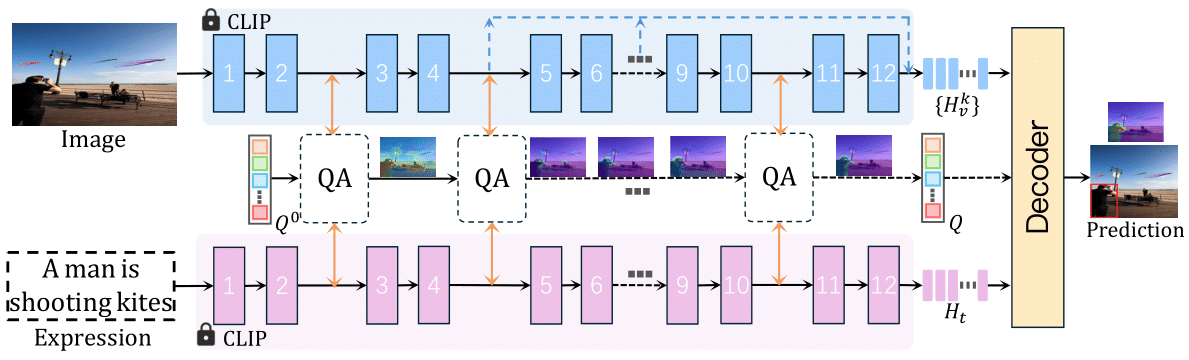
#> input picture framework.png, 1189 x 360 px
$ python -i randaugment.py   (imports and definitions only)
#> lines starting #> are read from the running program, lines starting #| are printed output that depends on the picture
#> further down, picture is the input picture: shape (360, 1189, 3); mean B, G, R 230.6, 221.1, 221.2
import cv2
import numpy as np


## aug functions
def identity_func(img):
    return img


def autocontrast_func(img, cutoff=0):
    '''
        same output as PIL.ImageOps.autocontrast
    '''
    n_bins = 256

    def tune_channel(ch):
        n = ch.size
#> n = 428040
        cut = cutoff * n // 100
#> cut = 0
        if cut == 0:
            high, low = ch.max(), ch.min()
#> high = 255; low = 0
        else:
            hist = cv2.calcHist([ch], [0], None, [n_bins], [0, n_bins])
            low = np.argwhere(np.cumsum(hist) > cut)
            low = 0 if low.shape[0] == 0 else low[0]
            high = np.argwhere(np.cumsum(hist[::-1]) > cut)
            high = n_bins - 1 if high.shape[0] == 0 else n_bins - 1 - high[0]
        if high <= low:
            table = np.arange(n_bins)
        else:
            scale = (n_bins - 1) / (high - low)
#> scale = 1
            offset = -low * scale
#> offset = 0
            table = np.arange(n_bins) * scale + offset
#> table = 256 values from 0 to 255
            table[table < 0] = 0
            table[table > n_bins - 1] = n_bins - 1
        table = table.clip(0, 255).astype(np.uint8)
        return table[ch]
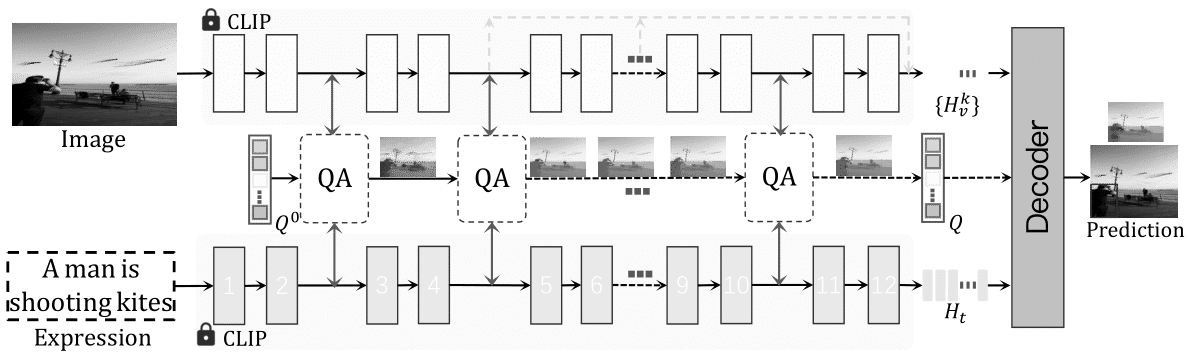
#> returned value: shape (360, 1189); min 0, max 255, mean 230.6

    channels = [tune_channel(ch) for ch in cv2.split(img)]
#> in tune_channel (call 2), `return table[ch]`:
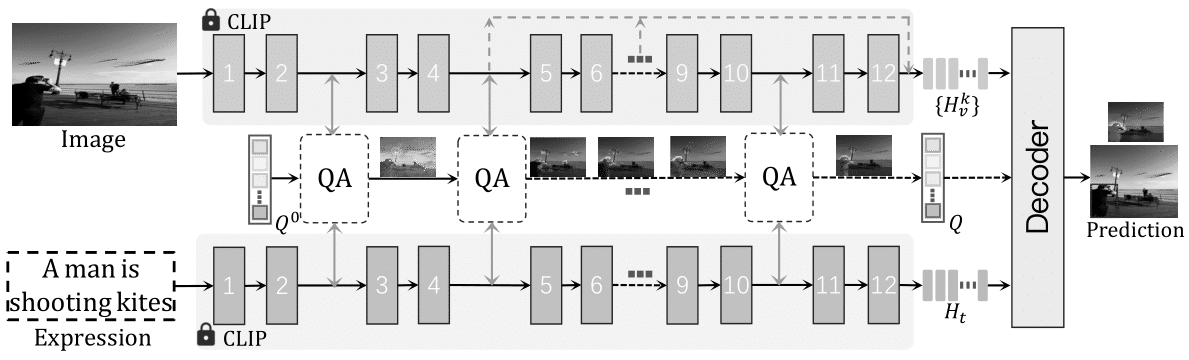
#> returned value: shape (360, 1189); min 0, max 255, mean 221.1
#> in tune_channel (call 3), `return table[ch]`:
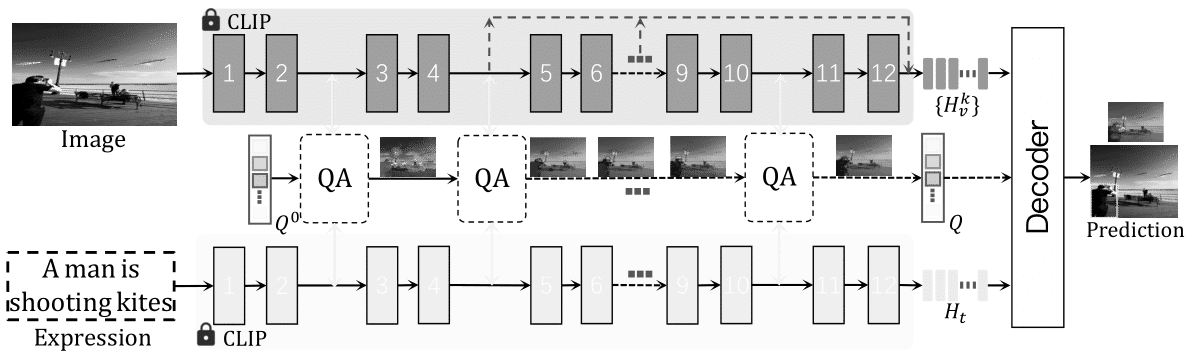
#> returned value: shape (360, 1189); min 0, max 255, mean 221.2
#> channels = 3 items
    out = cv2.merge(channels)
    return out


# [162 lines left out: functions equalize_func, rotate_func, solarize_func, color_func, contrast_func, brightness_func and 7 more, not called in this run]


### level to args
def enhance_level_to_args(MAX_LEVEL):
    def level_to_args(level):
        return ((level / MAX_LEVEL) * 1.8 + 0.1,)
    return level_to_args


def shear_level_to_args(MAX_LEVEL, replace_value):
    # [4 lines left out: function level_to_args, not called in this run]

    return level_to_args


def translate_level_to_args(translate_const, MAX_LEVEL, replace_value):
    # [4 lines left out: function level_to_args, not called in this run]

    return level_to_args


# [6 lines left out: function cutout_level_to_args, not called in this run]


def solarize_level_to_args(MAX_LEVEL):
    def level_to_args(level):
        level = int((level / MAX_LEVEL) * 256)
        return (level, )
    return level_to_args


def none_level_to_args(level):
    return ()


def posterize_level_to_args(MAX_LEVEL):
    def level_to_args(level):
        level = int((level / MAX_LEVEL) * 4)
        return (level, )
    return level_to_args


def rotate_level_to_args(MAX_LEVEL, replace_value):
    # [5 lines left out: function level_to_args, not called in this run]

    return level_to_args


func_dict = {
    'Identity': identity_func,
    'AutoContrast': autocontrast_func,
    'Equalize': equalize_func,
    'Rotate': rotate_func,
    'Solarize': solarize_func,
    'Color': color_func,
    'Contrast': contrast_func,
    'Brightness': brightness_func,
    'Sharpness': sharpness_func,
    'ShearX': shear_x_func,
    'TranslateX': translate_x_func,
    'TranslateY': translate_y_func,
    'Posterize': posterize_func,
    'ShearY': shear_y_func,
}

translate_const = 10
MAX_LEVEL = 10
replace_value = (128, 128, 128)
arg_dict = {
    'Identity': none_level_to_args,
    'AutoContrast': none_level_to_args,
    'Equalize': none_level_to_args,
    'Rotate': rotate_level_to_args(MAX_LEVEL, replace_value),
    'Solarize': solarize_level_to_args(MAX_LEVEL),
    'Color': enhance_level_to_args(MAX_LEVEL),
    'Contrast': enhance_level_to_args(MAX_LEVEL),
    'Brightness': enhance_level_to_args(MAX_LEVEL),
    'Sharpness': enhance_level_to_args(MAX_LEVEL),
    'ShearX': shear_level_to_args(MAX_LEVEL, replace_value),
    'TranslateX': translate_level_to_args(
        translate_const, MAX_LEVEL, replace_value
    ),
    'TranslateY': translate_level_to_args(
        translate_const, MAX_LEVEL, replace_value
    ),
    'Posterize': posterize_level_to_args(MAX_LEVEL),
    'ShearY': shear_level_to_args(MAX_LEVEL, replace_value),
}


class RandomAugment(object):

    # [8 lines left out: function __init__, not called in this run]

    def get_random_ops(self):
        sampled_ops = np.random.choice(self.augs, self.N)
        return [(op, 0.5, self.M) for op in sampled_ops]

    # [14 lines left out: function __call__, not called in this run]


# [4 lines not run here, left out]

>>> import cv2
>>> picture = cv2.imread('../framework.png')
>>> result = autocontrast_func(picture)
